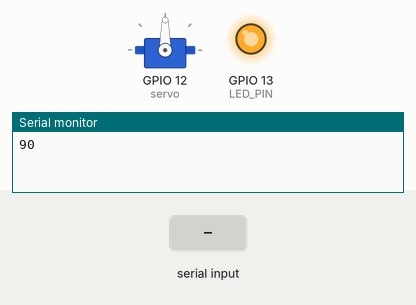
A sketch run on a simulated ESP32. Shown: servo, output pins drawn as LEDs (lit = HIGH), the last lines printed to the serial monitor. Inputs (shaded band) come from the test bench.

Above: at 1.2 s.
1.3 s: "30,150\n" received over Serial
At 2.0 s:
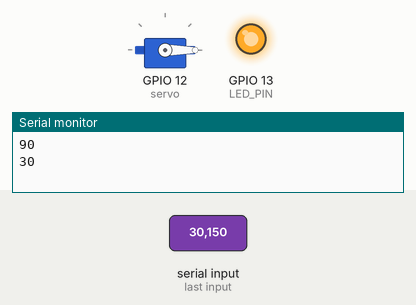
Timing chart, 0 to 4.3 s (numbered marks = the images above; inputs shaded):
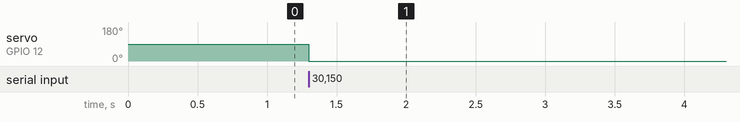

The sketch:

Servo_tester.ino
```cpp
#include<ESP32Servo.h>
Servo servo;
int servoPos = 90;
const int LED_PIN = 13;

void setup() {
  // put your setup code here, to run once:
  pinMode(LED_PIN, OUTPUT);
  digitalWrite(LED_PIN, HIGH);

  servo.attach(12);
  servo.write(servoPos);

  Serial.begin(9600);
  Serial.setTimeout(100);
  Serial.println(servoPos);
}

//Elevator (>1542 angle down, 1524<=stop=<1542)
//Azumith (>1437 clockwise, 1426<=stop<=1437)

void loop() {
  if (Serial.available() > 0) {
  // read until you see '\n' (you must press Enter in the Serial Monitor)
    String s = Serial.readStringUntil('\n');
    int setpoint_microsecs = s.toInt();
    // setpoint_microsecs = constrain(setpoint_microsecs, 1000, 2000);

    servo.writeMicroseconds(setpoint_microsecs);
    Serial.println(setpoint_microsecs);
  }
}
```

Measured:
- after the input at 1.3 s, servo on GPIO 12 (servo): 90° → 0° at once
